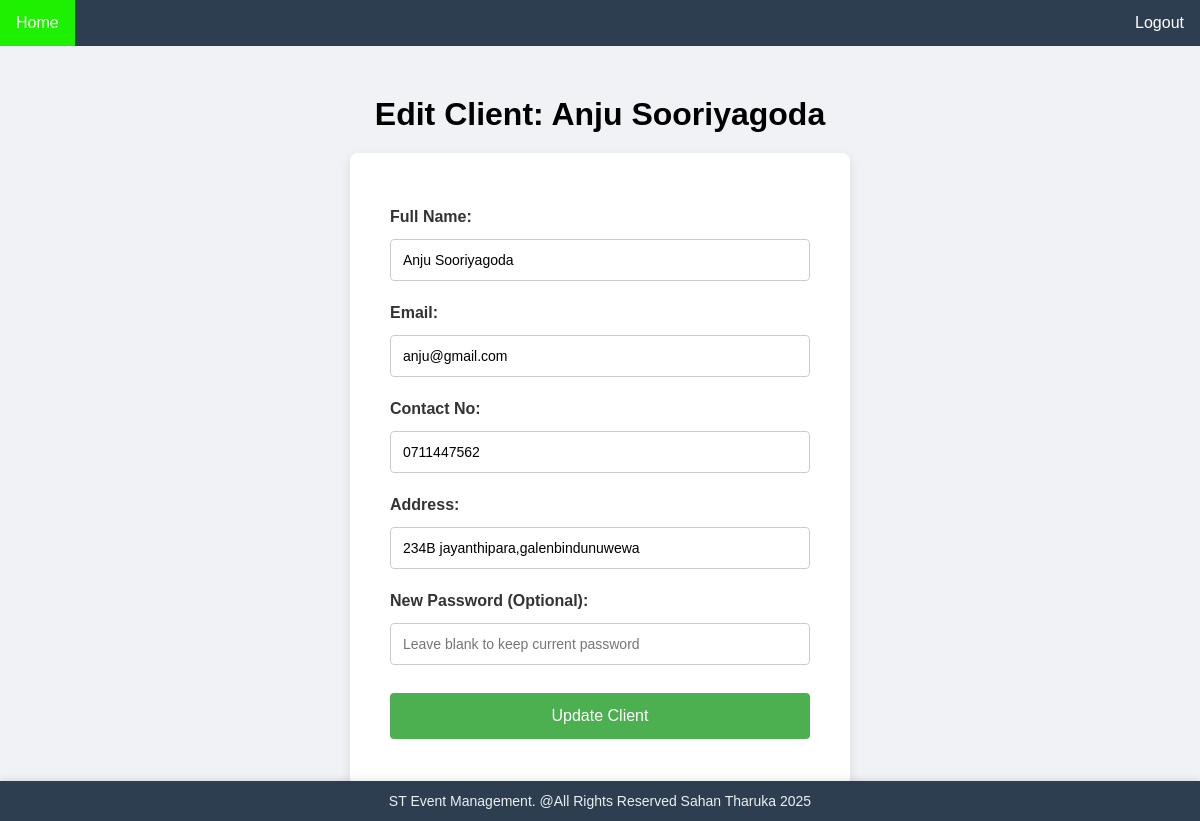
The page /edit-client.php?id=6 (signed in) on the database its author committed.
### tables this page shows
CREATE TABLE IF NOT EXISTS `clients` (
  `client_id` int UNSIGNED NOT NULL AUTO_INCREMENT,
  `client_name` varchar(100) NOT NULL,
  `contact_no` varchar(20) DEFAULT NULL,
  `email_address` varchar(150) DEFAULT NULL,
  `address` varchar(200) DEFAULT NULL,
  `password` varchar(255) DEFAULT NULL,
  `created_at` timestamp NOT NULL DEFAULT CURRENT_TIMESTAMP,
  PRIMARY KEY (`client_id`),
  UNIQUE KEY `email_address` (`email_address`)
);

### edit-client.php (the view, shortened to what this page needs)
<?php
include_once 'header.php';
require_once 'includes/dbconnection.php';
$client_id = $_GET['id'];
$sql_select = "SELECT * FROM clients WHERE client_id = ?;";
$stmt = mysqli_stmt_init($conn);
if(mysqli_stmt_prepare($stmt, $sql_select)){
    mysqli_stmt_bind_param($stmt, "i", $client_id);
    mysqli_stmt_execute($stmt);
    $client_data = mysqli_fetch_assoc(mysqli_stmt_get_result($stmt));
}
?>
<div class="form-container">
    <h1>Edit Client: <?php echo htmlspecialchars($client_data['client_name']); ?></h1>
    <form action="includes/update-client.inc.php" method="post">
        <label>Full Name:</label> <input type="text" name="name" value="<?php echo htmlspecialchars($client_data['client_name']); ?>" required>
        <label>Email:</label> <input type="email" name="email" value="<?php echo htmlspecialchars($client_data['email_address']); ?>" required>
        <label>Contact No:</label> <input type="text" name="contact" value="<?php echo htmlspecialchars($client_data['contact_no']); ?>">
        <label>Address:</label> <input type="text" name="address" value="<?php echo htmlspecialchars($client_data['address']); ?>">
        <label>New Password (Optional):</label> <input type="password" name="pwd" placeholder="Leave blank to keep current password">
        <button name="update_client" type="submit">Update Client</button>
    </form>
    <p><a href="manage-clients.php">Back to Client List</a></p>
</div>
<?php include_once 'footer.php'; ?>

### header.php (style rules this page uses)
body { font-family:sans-serif;margin:0;padding:0;background-color:#f0f2f5; }
.form-container { width:90%;max-width:500px;margin:50px auto;text-align:center; }
.form-container h1, .page-container h1, .page-container h2 { margin-bottom:20px; }
form { border-radius:8px;background-color:#fff;padding:40px;box-shadow:0 4px 12px rgba(0,0,0,0.1); }
input[type=text],input[type=password],input[type=email],input[type=date],input[type=time],input[type=number],select,textarea { width:100%;padding:12px;margin:8px 0;display:inline-block;border:1px solid #ccc;border-radius:4px;box-sizing:border-box;font-size:14px; }
form label { display:block;text-align:left;margin-top:15px;margin-bottom:5px;font-weight:bold;color:#333; }
button { width:100%;background-color:#4CAF50;color:white;padding:14px;margin:20px 0 8px 0;border:none;border-radius:4px;cursor:pointer;font-size:16px; }

### edit-client.php (style rules this page uses)
body { margin: 0; padding: 0; background-image: url('uploads/edit.png'); background-size: cover; background-position: center; background-repeat: no-repeat; height: 100vh; }

### rows shown on the page
clients: client_name "Anju Sooriyagoda", name "Anju Sooriyagoda", email "anju@gmail.com", contact "0711447562", address "234B jayanthipara,galenbindunuwewa"
